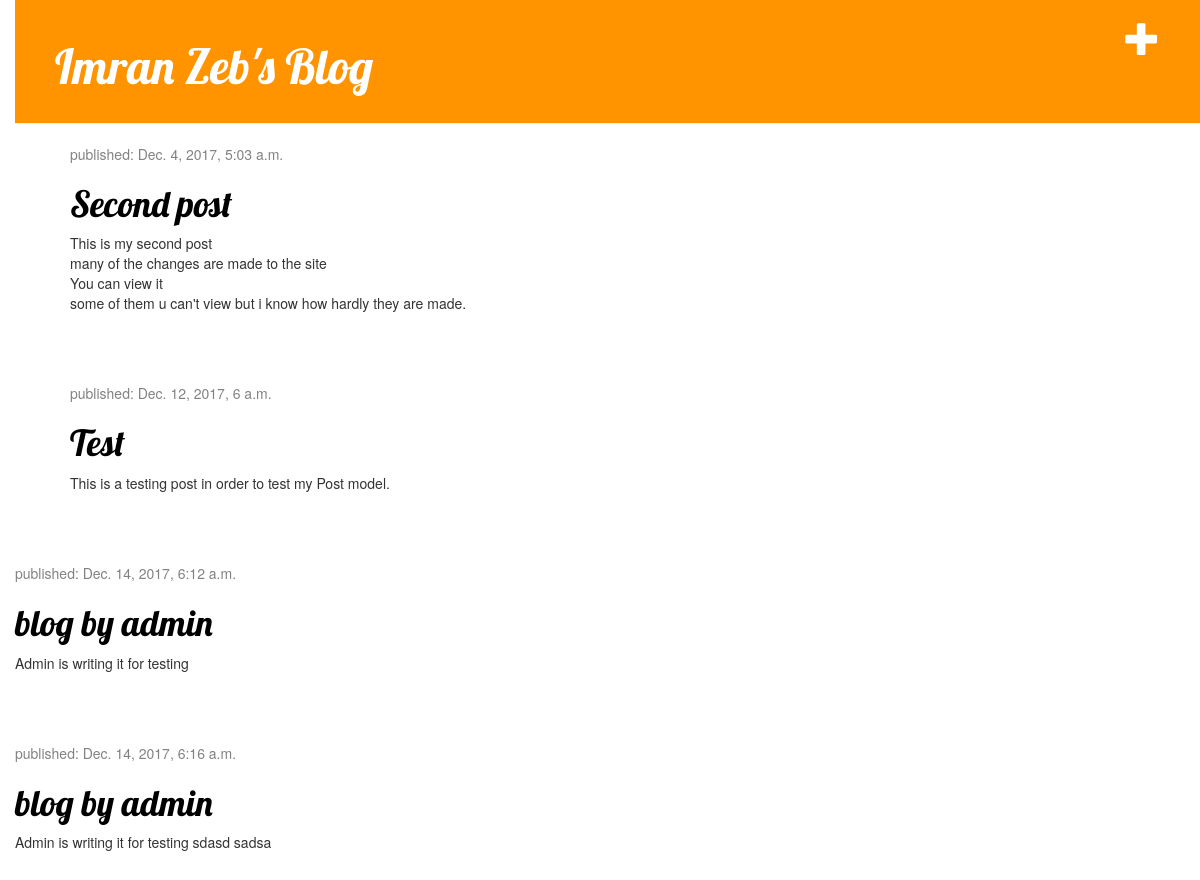
The app's page / (signed in) with its own data.
### blog/models.py (models this page shows, shortened)
class Post(models.Model):
		author = models.ForeignKey('auth.User')
		title = models.CharField(max_length=200)
		text = models.TextField()
		created_date = models.DateTimeField(default = timezone.now)
		published_date = models.DateTimeField(blank = True, null = True)

### blog/views.py (the view)
# urls.py: url(r'^$', views.post_list, name='post_list'),
def post_list(request):
		posts = Post.objects.filter(published_date__lte=timezone.now()).order_by('published_date')
		return render(request, 'blog/post_list.html', {'posts' : posts})

### blog/templates/blog/post_list.html
{% extends 'blog/base.html' %}
{% block content %}
	{% for post in posts %}
				<div class ="post">
						<div class="date">
								<p>published: {{ post.published_date }}</p>
									</div>
										<h1><a href="{% url 'post_detail' pk=post.pk %}">{{ post.title }}</a></h1>
											<p>{{ post.text | linebreaksbr }}</p>
									</div>
						</div>
					</div>
	{% endfor %}
{% endblock %}

### blog/static/css/blog.css (style rules this page uses)
h1, h2, h3, h4 { font-family: 'Lobster', cursive; }
.date { color: #828282; }
.post { margin-bottom: 70px; }
.post h1 a, .post h1 a:visited { color: #000000; }
h1 a { color: #FCA205; font-family: 'Lobster'; }
body { padding-left: 15px; }

### records on screen
Post: published_date "Dec. 4, 2017, 5:03 a.m.", title "Second post", text "This is my second post many of the changes are made to the site You can view it some of them u can't view but i know how hardly they are made."
Post: published_date "Dec. 12, 2017, 6 a.m.", title "Test", text "This is a testing post in order to test my Post model."
Post: published_date "Dec. 14, 2017, 6:12 a.m.", title "blog by admin", text "Admin is writing it for testing"
Post: published_date "Dec. 14, 2017, 6:16 a.m.", title "blog by admin", text "Admin is writing it for testing sdasd sadsa"
